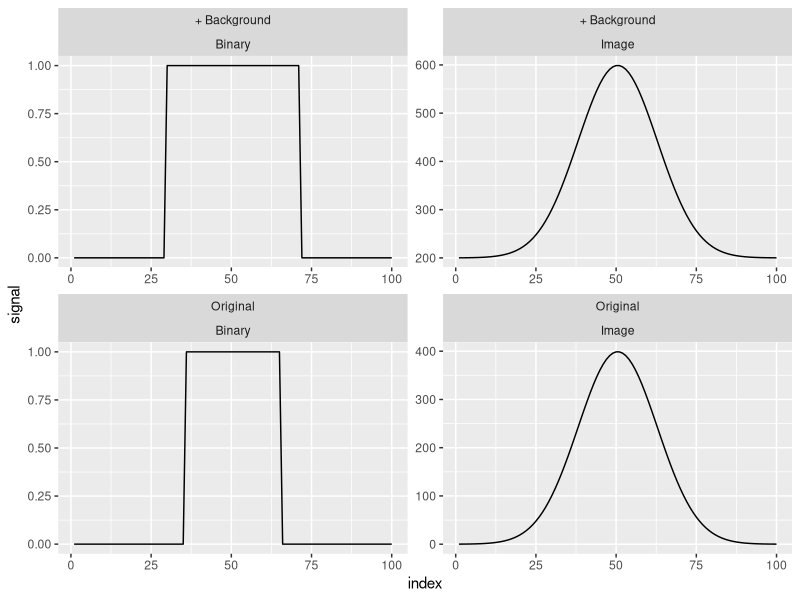

Here is the R script that generated this plot:
## ---- chunk 1
x<- seq(-4, 4, length=100)
hx <- dnorm(x)*1000
signal= data.frame(signal=hx,index=seq(1,100), noise="Original")
signal_T=signal
signal_T$signal<- as.integer(signal$signal>=max(signal$signal)/2)
noisy<-data.frame(signal=hx+200,index=seq(1,100), noise="+ Background")
noisy_T=noisy
noisy_T$signal<- as.integer(noisy$signal>=max(noisy$signal)/2)
thresh<-data.frame(noise = c("Original", "+ Background"), hline = c(max(signal$signal)/2,max(noisy$signal)/2))
image<-rbind(signal,noisy)
image$binary="Image"
b_image<-rbind(signal_T,noisy_T)
b_image$binary="Binary"
data<-rbind(b_image,image)
b_image
library(ggplot2)
ggplot(data = data,aes(x=index, y=signal)) + geom_line()+facet_wrap(noise~binary,scales = "free")# + geom_hline(data= thresh,aes(yintercept=hline), linetype="dashed", color = "red")
